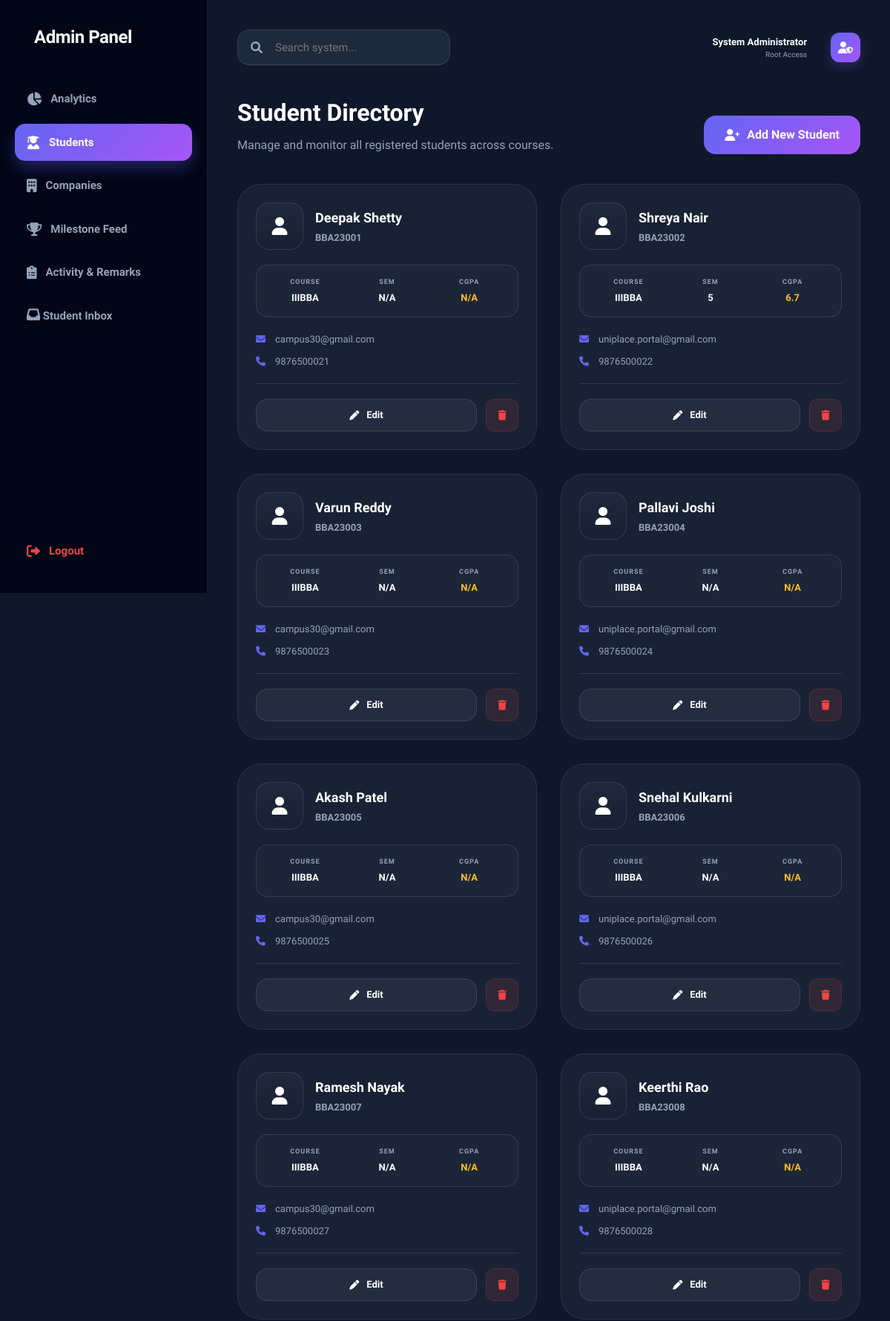
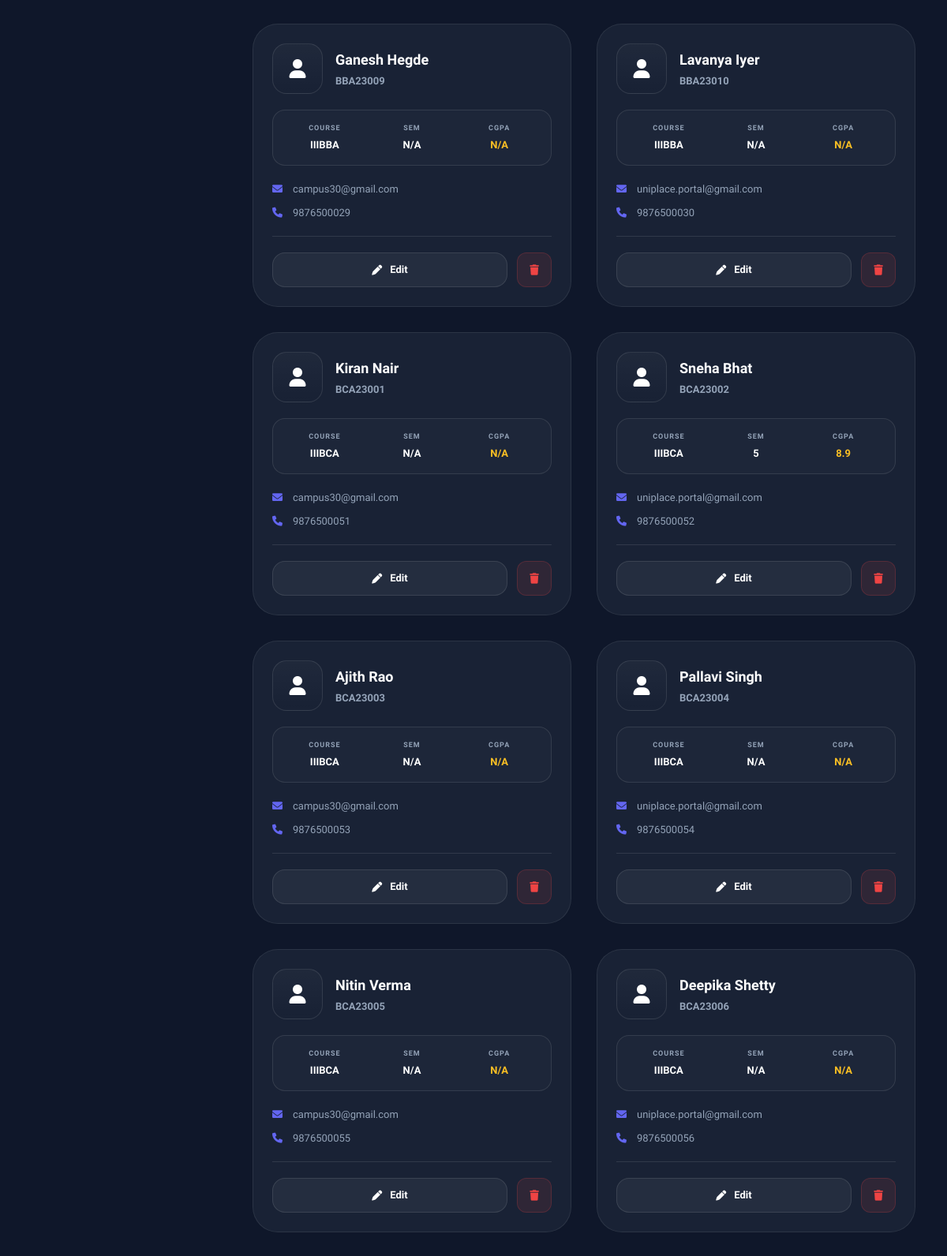
The page /admin_students (signed in, upper part) on the database its author committed (2 pictures, top to bottom).
### tables this page shows
CREATE TABLE students (
            id INTEGER PRIMARY KEY AUTOINCREMENT,
            name TEXT NOT NULL,
            roll_number TEXT UNIQUE NOT NULL,
            password TEXT NOT NULL,
            course TEXT NOT NULL,
            section TEXT NOT NULL
        , photo TEXT, phone TEXT, email TEXT, cgpa REAL, current_sem_percentage REAL, current_sem TEXT, sslc_percentage REAL, puc_percentage REAL);

### app.py (the view)
@app.route('/admin_students')
def admin_students():
    if 'admin' not in session:
        return redirect(url_for('login'))
    conn = get_db()
    cur = conn.cursor()
    cur.execute("SELECT * FROM students")
    students = cur.fetchall()
    conn.close()
    return render_template('admin_students.html', students=students)

### app.py (called while the page is built)
@app.context_processor
def inject_unread_counts():
    counts = {'admin_unread': 0, 'student_unread': 0}
    try:
        conn = get_db()
        cur = conn.cursor()
        if 'admin' in session:
            cur.execute("SELECT COUNT(*) FROM messages WHERE sender = 'student' AND is_read = 0")
            counts['admin_unread'] = cur.fetchone()[0]
        if 'student_id' in session:
            student_id = session['student_id']
            cur.execute("SELECT COUNT(*) FROM messages WHERE student_id = ? AND sender = 'admin' AND is_read = 0", (student_id,))
            counts['student_unread'] = cur.fetchone()[0]
        conn.close()
    except Exception:
        pass
    return counts

def get_db():
    base_dir = os.path.dirname(os.path.abspath(__file__))
    db_path = os.path.join(base_dir, "database.db")
    conn = sqlite3.connect(db_path)
    conn.row_factory = sqlite3.Row
    return conn

### templates/admin_students.html (shortened to what this page needs)
{% extends "admin_layout.html" %}
{% set active_page = 'students' %}
{% block content %}
<div class="students-section animate-up">
    <div style="display: flex; justify-content: space-between; align-items: flex-end; margin-bottom: 40px;">
        <div>
            <h1 style="font-size: 32px; font-weight: 800; color: white; margin-bottom: 8px;">Student Directory</h1>
            <p style="color: var(--text-muted); font-size: 16px;">Manage and monitor all registered students across courses.</p>
        </div>
        <a href="/add_student" class="btn" style="width: auto; padding: 14px 28px; font-weight: 800;">
            <i class="fas fa-user-plus"></i> Add New Student
        </a>
    </div>
    {% if students|length > 0 %}
    <div class="students-grid">
        {% for student in students %}
        <div class="glass-panel" style="padding: 24px; display: flex; flex-direction: column; gap: 20px; transition: 0.3s;">
            <div class="profile-header" style="display: flex; align-items: center; gap: 16px;">
                {% if student['photo'] %}
                <img src="{{ url_for('static', filename='uploads/' + student['photo']) }}" alt="Photo" style="width: 64px; height: 64px; border-radius: 18px; object-fit: cover; border: 2px solid var(--primary-color);">
                {% else %}
                <div style="width: 64px; height: 64px; border-radius: 18px; background: var(--surface-gradient); border: 1px solid var(--border-color); display: flex; align-items: center; justify-content: center; font-size: 24px; color: white;">
                    <i class="fas fa-user"></i>
                </div>
                {% endif %}
                <div class="student-main-info">
                    <div style="font-size: 18px; font-weight: 800; color: white; margin-bottom: 4px;">{{ student['name'] }}</div>
                    <div style="font-size: 13px; color: var(--text-muted); font-weight: 600;">{{ student['roll_number'] }}</div>
                </div>
            </div>
            <div class="student-stats-row" style="display: grid; grid-template-columns: repeat(3, 1fr); gap: 12px; padding: 16px; background: rgba(255,255,255,0.02); border-radius: 16px; border: 1px solid var(--border-color);">
                <div class="stat-item" style="text-align: center;">
                    <div style="font-size: 9px; font-weight: 900; color: var(--text-muted); margin-bottom: 4px; text-transform: uppercase; letter-spacing: 1px;">COURSE</div>
                    <div style="font-size: 13px; font-weight: 800; color: white;">{{ student['course'].upper() }}</div>
                </div>
                <div class="stat-item" style="text-align: center;">
                    <div style="font-size: 9px; font-weight: 900; color: var(--text-muted); margin-bottom: 4px; text-transform: uppercase; letter-spacing: 1px;">SEM</div>
                    <div style="font-size: 13px; font-weight: 800; color: white;">{{ student['current_sem'] or 'N/A' }}</div>
                </div>
                <div class="stat-item" style="text-align: center;">
                    <div style="font-size: 9px; font-weight: 900; color: var(--text-muted); margin-bottom: 4px; text-transform: uppercase; letter-spacing: 1px;">CGPA</div>
                    <div style="font-size: 13px; font-weight: 800; color: #fbbf24;">{{ student['cgpa'] or 'N/A' }}</div>
                </div>
            </div>
            <div class="student-contact-info" style="display: flex; flex-direction: column; gap: 10px;">
                {% if student['email'] %}
                <div style="display: flex; align-items: center; gap: 10px; font-size: 13px; color: var(--text-muted);">
                    <i class="fas fa-envelope" style="color: var(--primary-color); width: 16px;"></i>
                    <span>{{ student['email'] }}</span>
                </div>
                {% endif %}
                {% if student['phone'] %}
                <div style="display: flex; align-items: center; gap: 10px; font-size: 13px; color: var(--text-muted);">
                    <i class="fas fa-phone" style="color: var(--primary-color); width: 16px;"></i>
                    <span>{{ student['phone'] }}</span>
                </div>
                {% endif %}
            </div>
            <div class="student-card-actions" style="margin-top: auto; display: flex; gap: 12px; padding-top: 20px; border-top: 1px solid var(--border-color);">
                <a href="{{ url_for('edit_student', id=student['id']) }}" class="btn" style="flex: 1; padding: 10px; font-size: 13px; font-weight: 800; text-align: center; background: rgba(255,255,255,0.05); border: 1px solid var(--border-color); color: white;">
                    <i class="fas fa-pen"></i> Edit
                </a>
                <form action="{{ url_for('delete_student', id=student['id']) }}" method="post" style="width: 44px;" onsubmit="return confirm('Are you sure you want to delete this student?');">
                    <button type="submit" style="width: 100%; height: 44px; border-radius: 12px; background: rgba(239, 68, 68, 0.1); border: 1px solid rgba(239, 68, 68, 0.2); color: #ef4444; cursor: pointer; transition: 0.2s;">
                        <i class="fas fa-trash"></i>
                    </button>
                </form>
            </div>
        </div>
        {% endfor %}
    </div>
    {% endif %}
</div>
{% endblock %}

### static/style.css (style rules this page uses)
:root { --bg-dark: #0f172a; --bg-card: #1e293b; --bg-sidebar: #020617; --primary-color: #6366f1; --primary-hover: #4f46e5; --accent-color: #a855f7; --success-color: #10b981; --danger-color: #ef4444; --warning-color: #f59e0b; --text-main: #f8fafc; --text-muted: #94a3b8; --border-color: rgba(255, 255, 255, 0.1); --glass-bg: rgba(30, 41, 59, 0.7); --glass-border: rgba(255, 255, 255, 0.08); --shadow-sm: 0 2px 4px rgba(0,0,0,0.1); --shadow-md: 0 4px 12px rgba(0,0,0,0.2); --shadow-lg: 0 20px 40px rgba(0,0,0,0.3); --accent-gradient: linear-gradient(135deg, #6366f1 0%, #a855f7 100%); --surface-gradient: linear-gradient(180deg, rgba(255,255,255,0.03) 0%, rgba(255,255,255,0) 100%); }
* { box-sizing: border-box; margin: 0; padding: 0; }
body { font-family: 'Plus Jakarta Sans', sans-serif; background: var(--bg-dark); color: var(--text-main); min-height: 100vh; overflow-x: hidden; line-height: 1.5; }
.btn { display: inline-flex; align-items: center; justify-content: center; gap: 10px; padding: 16px 28px; background: var(--accent-gradient); color: white; font-weight: 700; border-radius: 16px; text-decoration: none; border: none; cursor: pointer; transition: all 0.3s; font-size: 16px; }
.animate-up { animation: fadeInUp 0.8s ease-out forwards; }
.glass-panel { background: var(--glass-bg); backdrop-filter: blur(20px); border: 1px solid var(--glass-border); border-radius: 32px; }

### templates/admin_students.html (style rules this page uses)
.students-grid { display: grid; grid-template-columns: repeat(auto-fill, minmax(300px, 1fr)); gap: 32px; }

### rows shown on the page
students: name "Deepak Shetty", roll_number "BBA23001", course "IIIBBA", student "N/A", email "campus30@gmail.com", phone "9876500021"
students: name "Shreya Nair", roll_number "BBA23002", course "IIIBBA", current_sem "5", cgpa "6.7", email "uniplace.portal@gmail.com", phone "9876500022"
students: name "Varun Reddy", roll_number "BBA23003", course "IIIBBA", student "N/A", email "campus30@gmail.com", phone "9876500023"
students: name "Pallavi Joshi", roll_number "BBA23004", course "IIIBBA", student "N/A", email "uniplace.portal@gmail.com", phone "9876500024"
students: name "Akash Patel", roll_number "BBA23005", course "IIIBBA", student "N/A", email "campus30@gmail.com", phone "9876500025"
students: name "Snehal Kulkarni", roll_number "BBA23006", course "IIIBBA", student "N/A", email "uniplace.portal@gmail.com", phone "9876500026"
students: name "Ramesh Nayak", roll_number "BBA23007", course "IIIBBA", student "N/A", email "campus30@gmail.com", phone "9876500027"
students: name "Keerthi Rao", roll_number "BBA23008", course "IIIBBA", student "N/A", email "uniplace.portal@gmail.com", phone "9876500028"
students: name "Ganesh Hegde", roll_number "BBA23009", course "IIIBBA", student "N/A", email "campus30@gmail.com", phone "9876500029"
students: name "Lavanya Iyer", roll_number "BBA23010", course "IIIBBA", student "N/A", email "uniplace.portal@gmail.com", phone "9876500030"
students: name "Kiran Nair", roll_number "BCA23001", course "IIIBCA", student "N/A", email "campus30@gmail.com", phone "9876500051"
students: name "Sneha Bhat", roll_number "BCA23002", course "IIIBCA", current_sem "5", cgpa "8.9", email "uniplace.portal@gmail.com", phone "9876500052"
students: name "Ajith Rao", roll_number "BCA23003", course "IIIBCA", student "N/A", email "campus30@gmail.com", phone "9876500053"
students: name "Pallavi Singh", roll_number "BCA23004", course "IIIBCA", student "N/A", email "uniplace.portal@gmail.com", phone "9876500054"
students: name "Nitin Verma", roll_number "BCA23005", course "IIIBCA", student "N/A", email "campus30@gmail.com", phone "9876500055"
students: name "Deepika Shetty", roll_number "BCA23006", course "IIIBCA", student "N/A", email "uniplace.portal@gmail.com", phone "9876500056"
